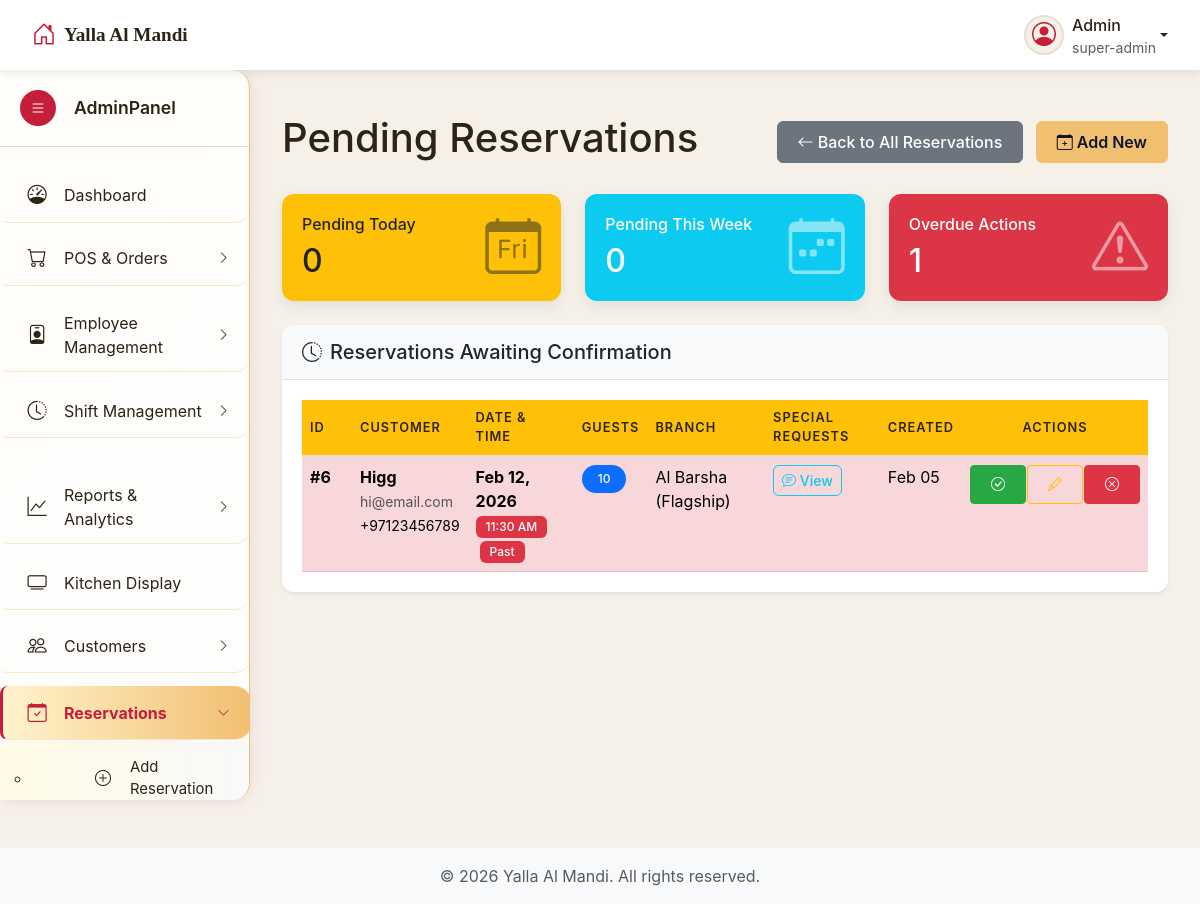
Screenshot of /admin/reservation.php?source=view_pending (signed in) with the database file from the repository.
### tables this page shows
CREATE TABLE `reservations` (
  `id` int NOT NULL,
  `customer_name` varchar(100) NOT NULL,
  `customer_email` varchar(100) NOT NULL,
  `customer_phone` varchar(20) NOT NULL,
  `reservation_date` date NOT NULL,
  `reservation_time` time NOT NULL,
  `branch_name` varchar(256) NOT NULL,
  `number_of_guests` int NOT NULL,
  `branch_id` int DEFAULT '1',
  `special_requests` text,
  `status` enum('pending','confirmed','cancelled','completed') DEFAULT 'pending',
  `created_at` timestamp NOT NULL DEFAULT CURRENT_TIMESTAMP,
  `updated_at` timestamp NOT NULL DEFAULT CURRENT_TIMESTAMP ON UPDATE CURRENT_TIMESTAMP
);

CREATE TABLE `branches` (
  `id` int NOT NULL,
  `name` varchar(100) NOT NULL,
  `address` text NOT NULL,
  `phone` varchar(20) DEFAULT NULL,
  `email` varchar(100) DEFAULT NULL,
  `opening_hours` text,
  `is_active` tinyint(1) DEFAULT '1',
  `created_at` timestamp NOT NULL DEFAULT CURRENT_TIMESTAMP
);

### admin/includes/view_pending_reservations.php (the view, shortened to what this page needs)
<?php
$sql = "SELECT r.*, b.name
        FROM reservations r
        LEFT JOIN branches b ON r.branch_id = b.id
        WHERE r.status = 'pending'
        ORDER BY r.reservation_date ASC, r.reservation_time ASC";
$result = $connection->query($sql);
?>
<div class="main-content" id="mainContent">
    <div class="container-fluid">
        <div class="d-flex justify-content-between align-items-center mb-4">
            <h1 class="page-title">Pending Reservations</h1>
            <div>
                <a href="reservation.php" class="btn btn-secondary me-2">
                    <i class="bi bi-arrow-left"></i> Back to All Reservations
                </a>
                <a href="reservation.php?source=add_reservation" class="btn btn-primary">
                    <i class="bi bi-calendar-plus"></i> Add New
                </a>
            </div>
        </div>
        <div class="row mb-4">
            <div class="col-md-4">
                <div class="card bg-warning text-dark">
                    <div class="card-body">
                        <div class="d-flex justify-content-between align-items-center">
                            <div>
                                <h6 class="card-title">Pending Today</h6>
                                <h2 class="mb-0">
                                    <?php
                                    $today = date('Y-m-d');
                                    $today_query = "SELECT COUNT(*) as total FROM reservations
                                                   WHERE status = 'pending' AND reservation_date = '$today'";
                                    $today_result = $connection->query($today_query);
                                    echo $today_result ? $today_result->fetch_assoc()['total'] : '0';
                                    ?>
                                </h2>
                            </div>
                            <i class="bi bi-calendar-day display-4 opacity-50"></i>
                        </div>
                    </div>
                </div>
            </div>
            <div class="col-md-4">
                <div class="card bg-info text-white">
                    <div class="card-body">
                        <div class="d-flex justify-content-between align-items-center">
                            <div>
                                <h6 class="card-title">Pending This Week</h6>
                                <h2 class="mb-0">
                                    <?php
                                    $week_start = date('Y-m-d', strtotime('monday this week'));
                                    $week_end = date('Y-m-d', strtotime('sunday this week'));
                                    $week_query = "SELECT COUNT(*) as total FROM reservations
                                                  WHERE status = 'pending'
                                                  AND reservation_date BETWEEN '$week_start' AND '$week_end'";
                                    $week_result = $connection->query($week_query);
                                    echo $week_result ? $week_result->fetch_assoc()['total'] : '0';
                                    ?>
                                </h2>
                            </div>
                            <i class="bi bi-calendar-week display-4 opacity-50"></i>
                        </div>
                    </div>
                </div>
            </div>
            <div class="col-md-4">
                <div class="card bg-danger text-white">
                    <div class="card-body">
                        <div class="d-flex justify-content-between align-items-center">
                            <div>
                                <h6 class="card-title">Overdue Actions</h6>
                                <h2 class="mb-0">
                                    <?php
                                    $yesterday = date('Y-m-d', strtotime('-1 day'));
                                    $overdue_query = "SELECT COUNT(*) as total FROM reservations
                                                     WHERE status = 'pending' AND reservation_date < '$yesterday'";
                                    $overdue_result = $connection->query($overdue_query);
                                    echo $overdue_result ? $overdue_result->fetch_assoc()['total'] : '0';
                                    ?>
                                </h2>
                            </div>
                            <i class="bi bi-exclamation-triangle display-4 opacity-50"></i>
                        </div>
                    </div>
                </div>
            </div>
        </div>
        <div class="card shadow-sm">
            <div class="card-header">
                <h5 class="mb-0"><i class="bi bi-clock-history me-2"></i>Reservations Awaiting Confirmation</h5>
            </div>
            <div class="card-body">
                <div class="table-responsive">
                    <table class="table table-hover" id="pendingReservationsTable">
                        <thead>
                            <tr class="table-warning">
                                <th width="50">ID</th>
                                <th>Customer</th>
                                <th>Date & Time</th>
                                <th>Guests</th>
                                <th>Branch</th>
                                <th>Special Requests</th>
                                <th>Created</th>
                                <th width="180" class="text-center">Actions</th>
                            </tr>
                        </thead>
                        <tbody>
                            <?php if ($result->num_rows > 0): ?>
                                <?php while ($reservation = $result->fetch_assoc()):
                                    $reservation_datetime = $reservation['reservation_date'] . ' ' . $reservation['reservation_time'];
                                    $is_today = $reservation['reservation_date'] == date('Y-m-d');
                                    $is_past = strtotime($reservation_datetime) < time();
                                    $row_class = $is_past ? 'table-danger' : ($is_today ? 'table-info' : '');
                                ?>
                                    <tr class="<?php echo $row_class; ?>" id="reservation-row-<?php echo $reservation['id']; ?>">
                                        <td class="fw-bold">#<?php echo $reservation['id']; ?></td>
                                        <td>
                                            <div class="fw-bold"><?php echo htmlspecialchars($reservation['customer_name']); ?></div>
                                            <small class="text-muted"><?php echo htmlspecialchars($reservation['customer_email']); ?></small>
                                            <br>
                                            <small><?php echo htmlspecialchars($reservation['customer_phone']); ?></small>
                                        </td>
                                        <td>
                                            <div class="fw-bold">
                                                <?php echo date('M d, Y', strtotime($reservation['reservation_date'])); ?>
                                            </div>
                                            <div>
                                                <span class="badge <?php echo $is_today ? 'bg-info' : ($is_past ? 'bg-danger' : 'bg-secondary'); ?>">
                                                    <?php echo date('h:i A', strtotime($reservation['reservation_time'])); ?>
                                                </span>
                                                <?php if ($is_today): ?>
                                                    <span class="badge bg-warning text-dark ms-1">Today</span>
                                                <?php elseif ($is_past): ?>
                                                    <span class="badge bg-danger ms-1">Past</span>
                                                <?php endif; ?>
                                            </div>
                                        </td>
                                        <td>
                                            <span class="badge bg-primary rounded-pill px-3 py-2">
                                                <?php echo $reservation['number_of_guests']; ?>
                                            </span>
                                        </td>
                                        <td><?php echo htmlspecialchars($reservation['name'] ?? 'Main'); ?></td>
                                        <td>
                                            <?php if (!empty($reservation['special_requests'])): ?>
                                                <button type="button" class="btn btn-sm btn-outline-info"
                                                        data-bs-toggle="popover"
                                                        data-bs-title="Special Requests"
                                                        data-bs-content="<?php echo htmlspecialchars($reservation['special_requests']); ?>">
                                                    <i class="bi bi-chat-text"></i> View
                                                </button>
                                            <?php else: ?>
                                                <span class="text-muted">None</span>
                                            <?php endif; ?>
                                        </td>
                                        <td><?php echo date('M d', strtotime($reservation['created_at'])); ?></td>
                                        <td class="text-center">
                                            <div class="btn-group btn-group-sm" role="group">
                                                <button type="button" class="btn btn-success confirm-reservation-btn"
                                                        onclick="confirmReservation(<?php echo $reservation['id']; ?>)"
                                                        title="Confirm Reservation">
                                                    <i class="bi bi-check-circle"></i>
                                                </button>
                                                <a href='reservation.php?source=edit_reservation&id=<?php echo $reservation['id']; ?>'
                                                   class="btn btn-outline-warning"
                                                   title="Edit Reservation">
                                                    <i class="bi bi-pencil"></i>
                                                </a>
                                                <button type="button" class="btn btn-danger cancel-reservation-btn"
                                                        onclick="cancelReservation(<?php echo $reservation['id']; ?>)"
                                                        title="Cancel Reservation">
                                                    <i class="bi bi-x-circle"></i>
                                                </button>
                                            </div>
                                        </td>
                                    </tr>
                                <?php endwhile; ?>
                            <?php endif; ?>
                        </tbody>
                    </table>
                </div>
            </div>
        </div>
    </div>
</div>
<div class="position-fixed bottom-0 end-0 p-3" style="z-index: 9999">
</div>
<div class="position-fixed bottom-0 end-0 p-3" style="z-index: 9999">
</div>

### admin/resources/css/admin-style.css (style rules this page uses)
body { font-family: 'Inter', 'Segoe UI', sans-serif; background-color: var(--color-beige); color: var(--color-dark-brown); overflow-x: hidden; padding-top: var(--top-nav-height); }
.main-content { margin-left: var(--sidebar-width); padding: 20px; transition: margin-left 0.3s ease; min-height: calc(100vh - var(--top-nav-height)); }
.card { border: none; border-radius: 10px; box-shadow: 0 5px 15px rgba(0, 0, 0, 0.08); transition: all 0.3s ease; }
.card-header { position: relative; left: 0; background-color: var(--color-white); border-bottom: 1px solid var(--color-sand); padding: 15px 20px; font-weight: 600; }
.card-body { padding: 20px; }
.badge { padding: 5px 10px; font-weight: 500; font-size: 0.75rem; }
.table { margin-bottom: 0; }
.table thead th { border-top: none; border-bottom: 2px solid var(--color-sand); font-weight: 600; color: var(--color-dark-brown); text-transform: uppercase; font-size: 0.8rem; letter-spacing: 1px; }
.btn { border-radius: 6px; font-weight: 500; padding: 8px 20px; transition: all 0.3s ease; }
.btn-primary { background-color: var(--color-red); border-color: var(--color-red); }
.btn-success { background-color: var(--color-olive); border-color: var(--color-olive); }
.card { border: none; border-radius: 12px; }
.card-header { background-color: #f8f9fa; border-bottom: 1px solid #dee2e6; border-radius: 12px 12px 0 0 !important; }
.btn-primary { background: #f1bf70; border-color: #f1bf70; color: #0f172a; font-weight: 600; }
.table th { font-weight: 600; background-color: #2c3e50 !important; color: white; vertical-align: middle; }
.btn-sm { padding: 0.25rem 0.5rem; font-size: 0.875rem; }
.btn-group .btn { border-radius: 4px !important; }
.btn-group .btn:not(:last-child) { margin-right: 2px; }
.table-warning { --bs-table-bg: #ffc107; --bs-table-color: #212529; }
.confirm-reservation-btn { background-color: #28a745; border-color: #28a745; color: white; }
.cancel-reservation-btn { background-color: #dc3545; border-color: #dc3545; color: white; }
.table th { font-weight: 600; background-color: #ffc107 !important; color: #212529; vertical-align: middle; }

### admin/includes/header.php (style rules this page uses)
:root { --color-red: #c41e3a; --color-red-light: #e84c4c; --color-beige: #f5f1e8; --color-sand: #e6dfd3; --color-dark-brown: #2c2416; --color-soft-black: #1a1a1a; --color-olive: #8a8635; --color-copper: #b87333; --color-white: #ffffff; --color-light-gray: #f8f9fa; --sidebar-width: 250px; --sidebar-collapsed-width: 70px; --top-nav-height: 70px; }

### rows the page displays
reservations: id "6", customer_name "Higg", customer_email "hi@email.com", customer_phone "+97123456789", reservation_date "Feb 12, 2026", reservation_time "11:30 AM", shows "Past", number_of_guests "10", branch.name "Al Barsha (Flagship)", created_at "Feb 05"

### other values shown
$current_user['username'] "Admin"
$_SESSION['role'] "super-admin"
$today_result->fetch_assoc()['total'] "0"
$week_result->fetch_assoc()['total'] "0"
$overdue_result->fetch_assoc()['total'] "1"
